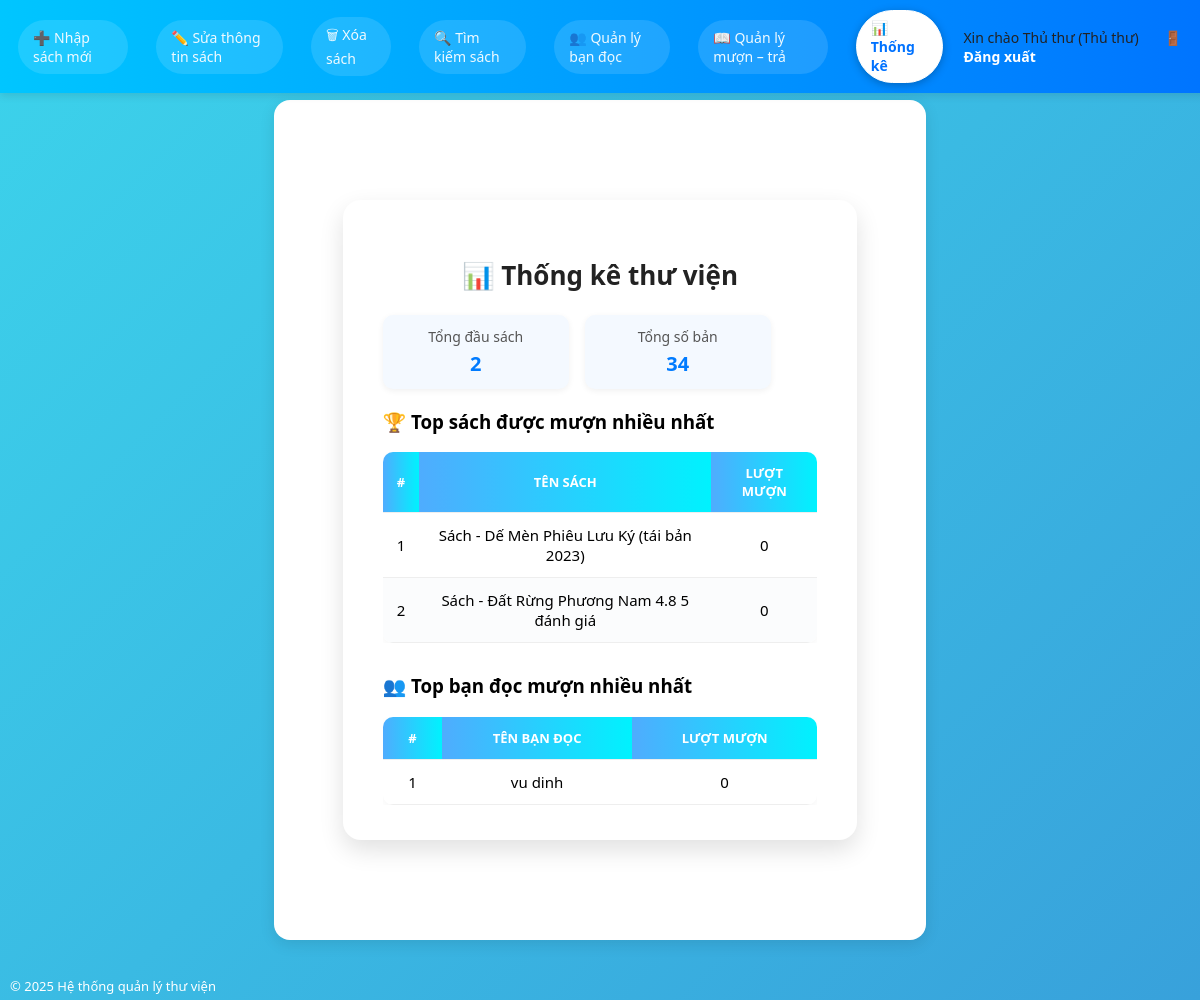
The page /QuanLyThuVien/statistics.php (signed in) on the database as committed earlier.
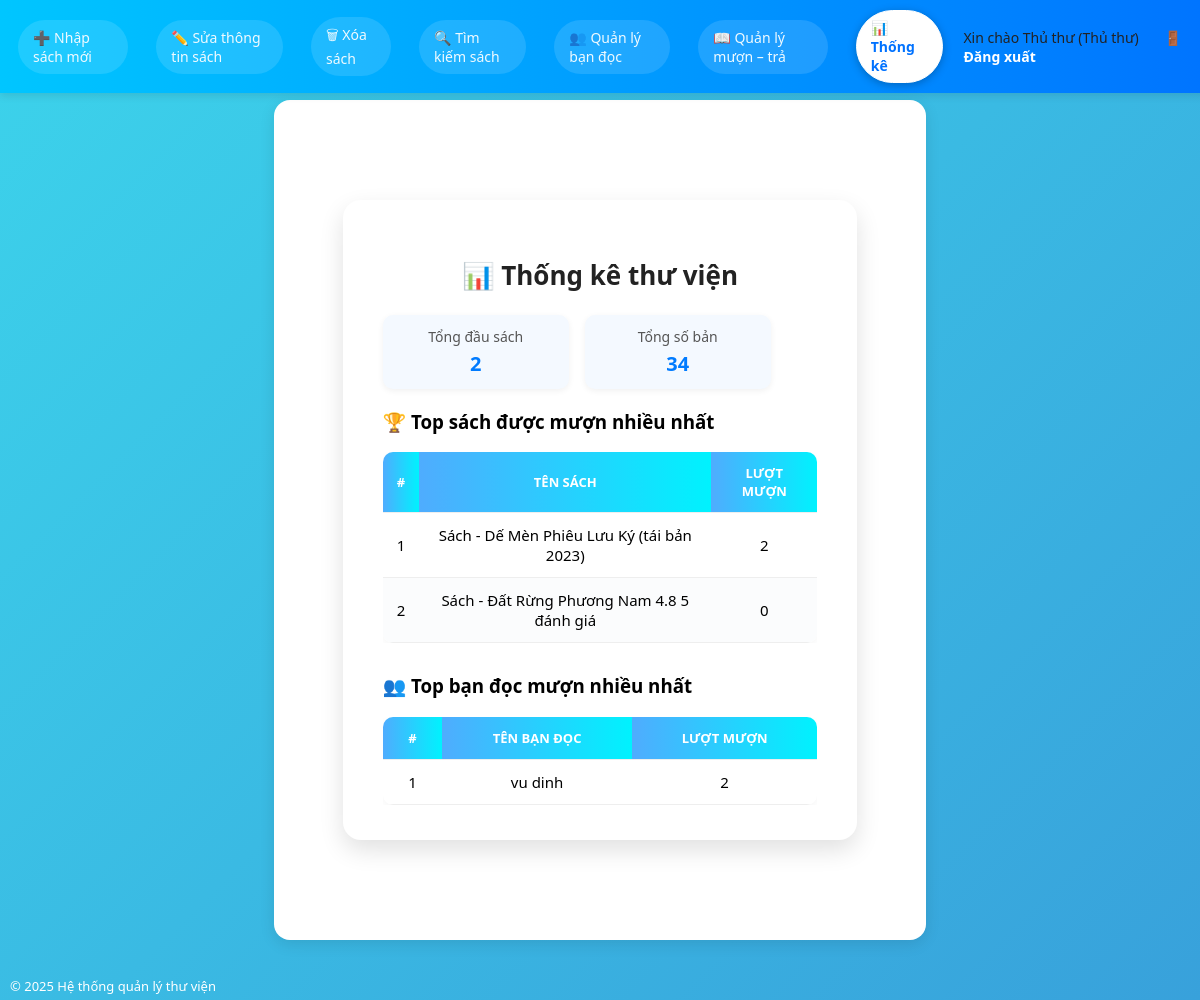
The same page on the database as committed later.
### tables this page shows
CREATE TABLE `users` (
  `id` int(11) NOT NULL,
  `username` varchar(50) NOT NULL,
  `email` varchar(100) DEFAULT NULL,
  `phone` varchar(20) DEFAULT NULL,
  `password` varchar(255) NOT NULL,
  `fullname` varchar(100) DEFAULT NULL,
  `role` enum('admin','thuthu','capthe') DEFAULT NULL,
  `status` enum('active','locked') DEFAULT 'active',
  `created_at` timestamp NOT NULL DEFAULT current_timestamp()
);

CREATE TABLE `books` (
  `id` int(11) NOT NULL,
  `code` varchar(50) DEFAULT NULL,
  `title` varchar(255) NOT NULL,
  `author` varchar(255) DEFAULT NULL,
  `description` text DEFAULT NULL,
  `publisher` varchar(255) DEFAULT NULL,
  `publish_year` int(11) DEFAULT NULL,
  `category_id` int(11) DEFAULT NULL,
  `quantity` int(11) DEFAULT 0,
  `location` varchar(100) DEFAULT NULL,
  `created_at` timestamp NOT NULL DEFAULT current_timestamp(),
  `cover` varchar(255) DEFAULT NULL,
  `isbn` varchar(50) DEFAULT NULL,
  `total` int(11) NOT NULL DEFAULT 0,
  `available` int(11) NOT NULL DEFAULT 0
);

CREATE TABLE `readers` (
  `id` int(11) NOT NULL,
  `name` varchar(100) NOT NULL,
  `code` varchar(50) DEFAULT NULL,
  `fullname` varchar(200) NOT NULL,
  `dob` date DEFAULT NULL,
  `phone` varchar(20) DEFAULT NULL,
  `email` varchar(100) DEFAULT NULL,
  `address` varchar(255) DEFAULT NULL,
  `created_at` timestamp NOT NULL DEFAULT current_timestamp()
);

### QuanLyThuVien/functions.php (called while the page is built, shortened)
<?php
require_once 'config.php';
function is_logged_in() {
    return isset($_SESSION['user_id']);
}
function current_user() {
    global $pdo;
    static $user = null;
    if ($user === null) {
        $stmt = $pdo->prepare("SELECT id, username, fullname, role FROM users WHERE id = ?");
        $stmt->execute([$_SESSION['user_id']]);
        $user = $stmt->fetch(PDO::FETCH_ASSOC);
    }
    return $user;
}
function require_role(array $allowedRoles) {
    $user = current_user();
}
function e($str) {
    return htmlspecialchars($str ?? '', ENT_QUOTES, 'UTF-8');
}
?>

### QuanLyThuVien/config.php (called while the page is built, shortened)
<?php
$user    = 'root';
?>

### QuanLyThuVien/statistics.php (the view, shortened to what this page needs)
<?php
require_once 'functions.php';
require_role(['thuthu', 'admin']);
$totals = $pdo->query("
    SELECT
        COUNT(*) AS titles,
        COALESCE(SUM(total), 0) AS copies
    FROM books
")->fetch(PDO::FETCH_ASSOC);
$top_books = $pdo->query("
    SELECT
        b.id,
        b.title,
        COUNT(br.id) AS times_borrowed
    FROM books b
    LEFT JOIN borrow br
           ON b.id = br.book_id
    GROUP BY b.id, b.title
    ORDER BY times_borrowed DESC, b.title
    LIMIT 10
")->fetchAll(PDO::FETCH_ASSOC);
$top_readers = $pdo->query("
    SELECT
        r.id,
        r.fullname,
        COUNT(br.id) AS times_borrow
    FROM readers r
    LEFT JOIN borrow br
           ON r.id = br.reader_id
    GROUP BY r.id, r.fullname
    ORDER BY times_borrow DESC, r.fullname
    LIMIT 10
")->fetchAll(PDO::FETCH_ASSOC);
include 'header.php';
?>
<div class="content-container">
  <h2 class="page-title">📊 Thống kê thư viện</h2>
  <div class="stats-summary">
    <div class="stats-box">
      <div class="stats-label">Tổng đầu sách</div>
      <div class="stats-value"><?= e($totals['titles'] ?? 0) ?></div>
    </div>
    <div class="stats-box">
      <div class="stats-label">Tổng số bản</div>
      <div class="stats-value"><?= e($totals['copies'] ?? 0) ?></div>
    </div>
  </div>
  <h3 style="margin-top: 10px; text-align:left;">🏆 Top sách được mượn nhiều nhất</h3>
  <div class="table-wrapper">
    <table class="styled-table">
      <thead>
        <tr>
          <th>#</th>
          <th>Tên sách</th>
          <th>Lượt mượn</th>
        </tr>
      </thead>
      <tbody>
        <?php if (empty($top_books)): ?>
          <tr><td colspan="3" class="no-data">Chưa có dữ liệu mượn sách.</td></tr>
        <?php else: ?>
          <?php foreach ($top_books as $i => $b): ?>
            <tr>
              <td><?= $i + 1 ?></td>
              <td><?= e($b['title']) ?></td>
              <td><?= e($b['times_borrowed']) ?></td>
            </tr>
          <?php endforeach; ?>
        <?php endif; ?>
      </tbody>
    </table>
  </div>
  <h3 style="margin-top: 30px; text-align:left;">👥 Top bạn đọc mượn nhiều nhất</h3>
  <div class="table-wrapper">
    <table class="styled-table">
      <thead>
        <tr>
          <th>#</th>
          <th>Tên bạn đọc</th>
          <th>Lượt mượn</th>
        </tr>
      </thead>
      <tbody>
        <?php if (empty($top_readers)): ?>
          <tr><td colspan="3" class="no-data">Chưa có dữ liệu mượn sách.</td></tr>
        <?php else: ?>
          <?php foreach ($top_readers as $i => $r): ?>
            <tr>
              <td><?= $i + 1 ?></td>
              <td><?= e($r['fullname']) ?></td>
              <td><?= e($r['times_borrow']) ?></td>
            </tr>
          <?php endforeach; ?>
        <?php endif; ?>
      </tbody>
    </table>
  </div>
</div>
<?php include 'footer.php'; ?>

### QuanLyThuVien/header.php (shortened to what this page needs)
<?php
require_once 'functions.php';
$user   = current_user() ?? [];
$role   = $user['role'] ?? '';
$active = basename($_SERVER['PHP_SELF']);
?>
<!DOCTYPE html>
<html lang="vi">
<head>
    <link rel="stylesheet" href="assets/style.css?v=3">
</head>
<body>
<?php if ($role === 'thuthu'): ?>
    <div class="top-nav">
        <div class="nav-left">
            <a href="book_add.php"
               class="menu-item <?= $active === 'book_add.php' ? 'active-menu' : '' ?>">
                ➕ Nhập sách mới
            </a>
            <a href="book_edit_list.php"
               class="menu-item <?= $active === 'book_edit_list.php' ? 'active-menu' : '' ?>">
                ✏️ Sửa thông tin sách
            </a>
            <a href="book_delete_list.php"
               class="menu-item <?= $active === 'book_delete_list.php' ? 'active-menu' : '' ?>">
                🗑 Xóa sách
            </a>
            <a href="books.php"
               class="menu-item <?= $active === 'books.php' ? 'active-menu' : '' ?>">
                🔍 Tìm kiếm sách
            </a>
            <a href="readers.php"
               class="menu-item <?= $active === 'readers.php' ? 'active-menu' : '' ?>">
                👥 Quản lý bạn đọc
            </a>
            <a href="borrow_list.php"
   class="menu-item <?= $active === 'borrow_list.php' ? 'active-menu' : '' ?>">
    📖 Quản lý mượn – trả
</a>
            <a href="statistics.php"
               class="menu-item <?= $active === 'statistics.php' ? 'active-menu' : '' ?>">
                📊 Thống kê
            </a>
        </div>
        <div class="nav-right">
            Xin chào <?= e($user['fullname'] ?? '') ?> (Thủ thư)
            <a href="logout.php" class="logout-link">🚪 Đăng xuất</a>
        </div>
    </div>
<?php endif; ?>
<main>

### QuanLyThuVien/footer.php
<footer class="app-footer">
  © 2025 Hệ thống quản lý thư viện
</footer>
</body>
</html>

Rows that differ between the two databases and show on the page:
changed books "Sách - Dế Mèn Phiêu Lưu Ký (tái bản 2023)": times_borrowed "0" → "2"
computed for readers "vu dinh": times_borrow "0" → "2"
